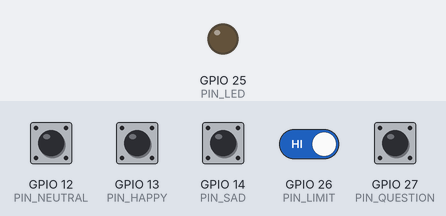
Simulated run of this sketch. Board: ESP32. Parts: output pins drawn as LEDs (lit = HIGH). The inputs (shaded band) are chosen by the test bench; at power-on: GPIO 12 (PIN_NEUTRAL), GPIO 13 (PIN_HAPPY), GPIO 14 (PIN_SAD), GPIO 26 (PIN_LIMIT), GPIO 27 (PIN_QUESTION) HIGH. WiFi joins after 1.5 s; servers stay silent unless stated; what the sketch prints to the serial monitor is not drawn.

Above: at 4.9 s.
5.0 s: GPIO 26 (PIN_LIMIT) driven LOW
At 6.4 s:
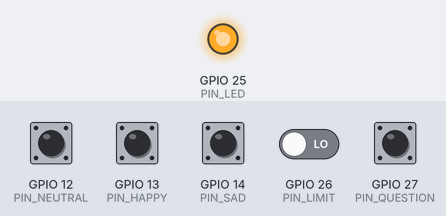
12.9 s: GPIO 26 (PIN_LIMIT) driven HIGH
At 13.7 s:
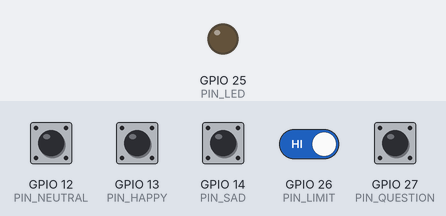
Timing chart, 0 to 15.4 s (numbered marks = the images above; inputs shaded):
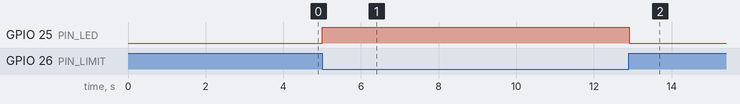

Measured:
- after the input at 5.0 s, GPIO 25 (PIN_LED): LOW → HIGH at once
- after the input at 12.9 s, GPIO 25 (PIN_LED): HIGH → LOW at once

The sketch:

ESP32_StudentStation.ino
```cpp
/*
  Classroom Mood Monitor — ESP32 Student Station
  ===============================================
  Change STUDENT_ID, WIFI_SSID, WIFI_PASS, BRIDGE_HOST for each board.

  Wiring (all buttons: one leg to pin, other leg to GND):
    GPIO 13 — Happy button
    GPIO 12 — Neutral button
    GPIO 14 — Sad button
    GPIO 27 — Question button
    GPIO 26 — Limit switch (activates station)
    GPIO 25 — Green LED (lights when active)
*/

#include <WiFi.h>
#include <ArduinoWebsockets.h>
using namespace websockets;

// ── Change these for each ESP32 ────────────────────────────────
const int   STUDENT_ID  = 1;
const char* WIFI_SSID   = "YOUR_WIFI_SSID";
const char* WIFI_PASS   = "YOUR_WIFI_PASSWORD";
const char* BRIDGE_HOST = "172.20.10.3";
const int   BRIDGE_PORT = 8765;
// ───────────────────────────────────────────────────────────────

const int PIN_HAPPY    = 13;
const int PIN_NEUTRAL  = 12;
const int PIN_SAD      = 14;
const int PIN_QUESTION = 27;
const int PIN_LIMIT    = 26;
const int PIN_LED      = 25;

bool stationActive = false;
bool lastHappy     = HIGH;
bool lastNeutral   = HIGH;
bool lastSad       = HIGH;
bool lastQuestion  = HIGH;
bool lastLimit     = HIGH;

WebsocketsClient wsClient;
bool wsConnected      = false;
unsigned long lastReconnect = 0;
const unsigned long RECONNECT_MS = 3000;

void connectWS() {
  Serial.println("[WS] Connecting to bridge...");
  wsConnected = wsClient.connect(BRIDGE_HOST, BRIDGE_PORT, "/");
  if (wsConnected) {
    Serial.println("[WS] Connected!");
    String hello = "{\"student\":" + String(STUDENT_ID) + ",\"type\":\"hello\"}";
    wsClient.send(hello);
  } else {
    Serial.println("[WS] Failed, will retry...");
  }
}

void sendVote(String mood) {
  if (!wsConnected) return;
  String msg = "{\"student\":" + String(STUDENT_ID) +
               ",\"type\":\"vote\",\"mood\":\"" + mood + "\"}";
  Serial.println("[TX] " + msg);
  wsClient.send(msg);
}

void sendQuestion() {
  if (!wsConnected) return;
  String msg = "{\"student\":" + String(STUDENT_ID) + ",\"type\":\"question\"}";
  Serial.println("[TX] " + msg);
  wsClient.send(msg);
}

void sendActive(bool active) {
  if (!wsConnected) return;
  String msg = "{\"student\":" + String(STUDENT_ID) +
               ",\"type\":\"active\",\"active\":" + (active ? "true" : "false") + "}";
  Serial.println("[TX] " + msg);
  wsClient.send(msg);
}

void setup() {
  Serial.begin(115200);
  delay(2000);

  pinMode(PIN_HAPPY,    INPUT_PULLUP);
  pinMode(PIN_NEUTRAL,  INPUT_PULLUP);
  pinMode(PIN_SAD,      INPUT_PULLUP);
  pinMode(PIN_QUESTION, INPUT_PULLUP);
  pinMode(PIN_LIMIT,    INPUT_PULLUP);
  pinMode(PIN_LED,      OUTPUT);
  digitalWrite(PIN_LED, LOW);

  Serial.println("=== ESP32 Student Station ===");
  Serial.print("Student ID: "); Serial.println(STUDENT_ID);

  Serial.print("[WiFi] Connecting to "); Serial.println(WIFI_SSID);
  WiFi.begin(WIFI_SSID, WIFI_PASS);
  while (WiFi.status() != WL_CONNECTED) {
    delay(500); Serial.print(".");
  }
  Serial.println();
  Serial.print("[WiFi] Connected! IP: "); Serial.println(WiFi.localIP());

  wsClient.onEvent([](WebsocketsEvent event, String data) {
    if (event == WebsocketsEvent::ConnectionClosed) {
      wsConnected = false;
      Serial.println("[WS] Disconnected.");
    }
  });

  connectWS();
}

void loop() {
  unsigned long now = millis();

  if (wsConnected) {
    wsClient.poll();
  } else if (now - lastReconnect > RECONNECT_MS) {
    lastReconnect = now;
    connectWS();
  }

  // ── Limit switch (hold to activate) ─────────────────────────
  bool limitReading = digitalRead(PIN_LIMIT);
  if (limitReading != lastLimit) {
    stationActive = (limitReading == LOW);
    digitalWrite(PIN_LED, stationActive ? HIGH : LOW);
    Serial.print("[Limit] Station "); Serial.println(stationActive ? "ACTIVE" : "INACTIVE");
    sendActive(stationActive);
  }
  lastLimit = limitReading;

  // ── Mood buttons (only when active) ──────────────────────────
  bool happyReading    = digitalRead(PIN_HAPPY);
  bool neutralReading  = digitalRead(PIN_NEUTRAL);
  bool sadReading      = digitalRead(PIN_SAD);
  bool questionReading = digitalRead(PIN_QUESTION);

  if (happyReading == LOW && lastHappy == HIGH) {
    Serial.println("[Btn] HAPPY");
    if (stationActive) sendVote("happy");
    else Serial.println("  (ignored - station inactive)");
  }
  if (neutralReading == LOW && lastNeutral == HIGH) {
    Serial.println("[Btn] NEUTRAL");
    if (stationActive) sendVote("neutral");
    else Serial.println("  (ignored - station inactive)");
  }
  if (sadReading == LOW && lastSad == HIGH) {
    Serial.println("[Btn] SAD");
    if (stationActive) sendVote("sad");
    else Serial.println("  (ignored - station inactive)");
  }
  if (questionReading == LOW && lastQuestion == HIGH) {
    Serial.println("[Btn] QUESTION");
    if (stationActive) sendQuestion();
    else Serial.println("  (ignored - station inactive)");
  }

  lastHappy    = happyReading;
  lastNeutral  = neutralReading;
  lastSad      = sadReading;
  lastQuestion = questionReading;

  delay(10);
}
```
